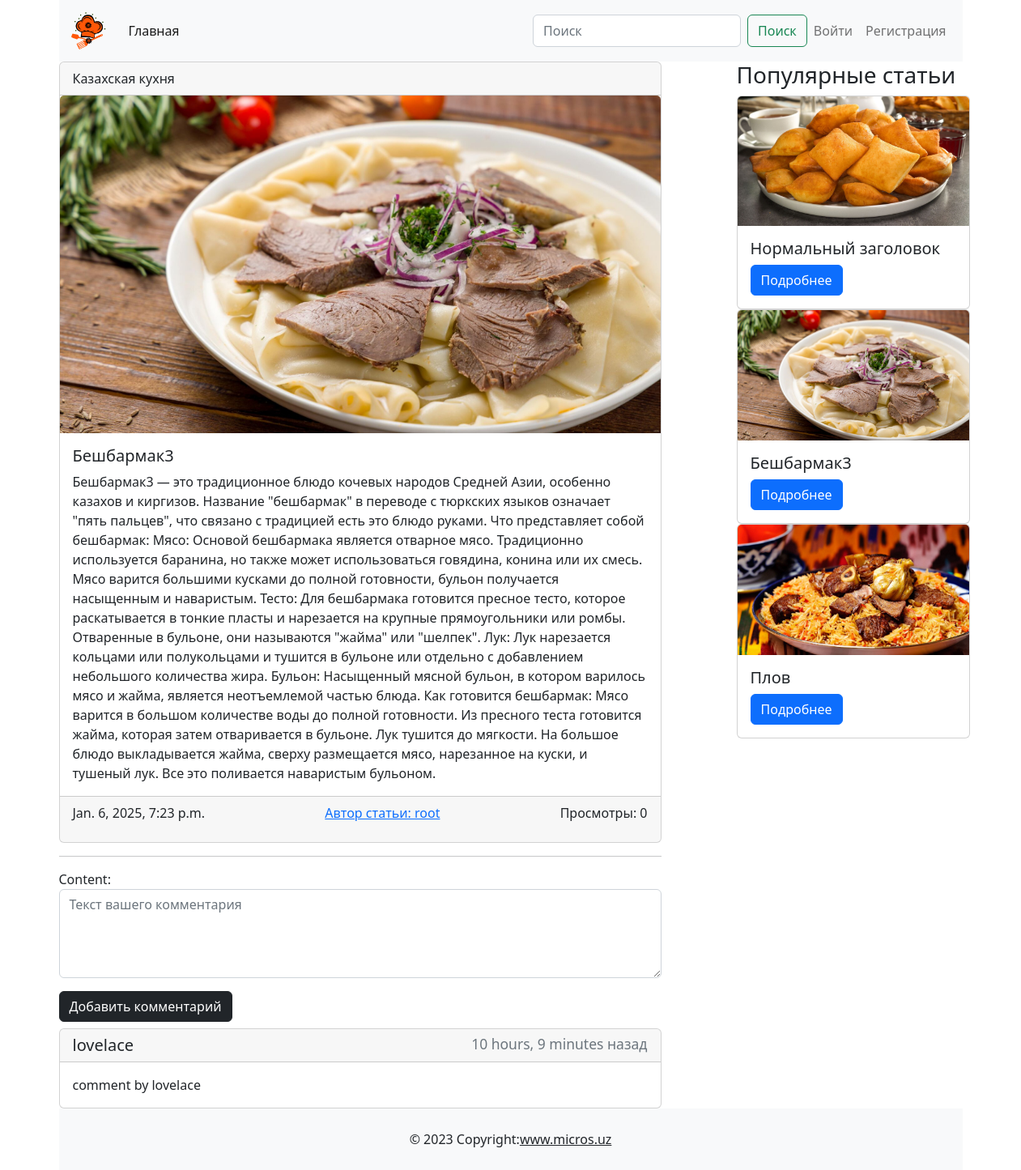
Before: /post/beshbarmak/ with the older database file.
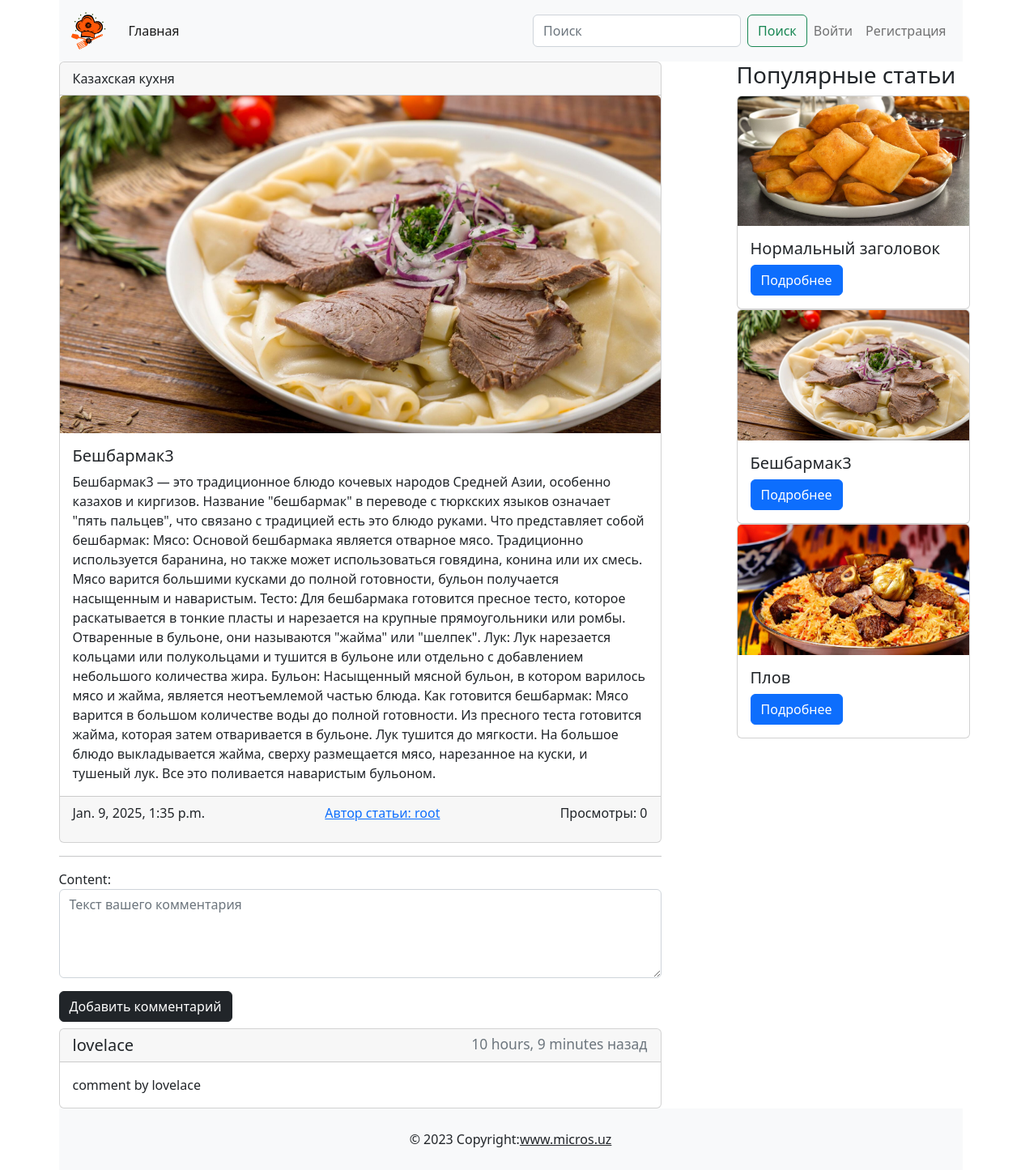
After: the same page with the newer database file.
### main/models.py (models this page shows, shortened)
class Post(models.Model):
    title = models.CharField(max_length=255, unique=True)
    slug = models.SlugField(max_length=255, unique=True)
    photo = models.ImageField(upload_to='photo/%y/%m/%d', blank=True, null=True)
    author = models.ForeignKey(CustomUser, on_delete=models.CASCADE, related_name='author_posts')
    category = models.ForeignKey('Category', on_delete=models.CASCADE, related_name='posts')
    content = models.TextField()
    created_at = models.DateTimeField(auto_now_add=True)
    updated_at = models.DateTimeField(auto_now=True)
    available = models.BooleanField(default=True)
    views = models.PositiveIntegerField(default=0)
    class Meta:
        ordering = ['-created_at']
        verbose_name = 'Post'
        verbose_name_plural = 'Posts'
    def get_absolute_url(self):
        return reverse("main:detail_page", kwargs={"post_slug": self.slug})

class Category(models.Model):
    name= models.CharField(max_length=100, unique=True)
    slug = models.SlugField(max_length=100, unique=True)

### users/models.py (models this page shows, shortened)
class CustomUser(AbstractUser):
    image = models.ImageField(upload_to='profile_images/%Y/%m/%d', blank=True, null=True)
    phonenumber = models.CharField(max_length=13, blank=True, null=True)
    address = models.CharField(max_length=100, blank=True, null=True)
    def __str__(self):
        return self.username

### main/views.py (the view)
# urls.py: path('post/<slug:post_slug>/', views.DetailPage.as_view(), name='detail_page'),
class DetailPage(DetailView):
    template_name = 'main/detail_page.html'
    model = Post
    context_object_name = 'post'
    slug_url_kwarg = 'post_slug'
    def get_context_data(self, **kwargs):
        context = super().get_context_data(**kwargs)
        context['title'] = 'Пост'
        context['popular_posts'] = Post.objects.filter(available=True).order_by('-views', '-created_at')[:5]
        current_post = get_object_or_404(Post, slug=self.kwargs.get('post_slug'))
        if self.request.user.is_authenticated:
            current_author_comments = list(self.request.user.comments_by_author.filter(post=current_post).order_by('-created_at'))
            other_comments = list(current_post.comments_for_posts.exclude(author=self.request.user).order_by('-created_at'))
            context['all_comments'] = current_author_comments + other_comments
        else:
            context['all_comments'] = current_post.comments_for_posts.order_by('-created_at')
        context['form'] = PostComments()
        return context
    def post(self, request, *args, **kwargs):
        if request.user.is_anonymous:
            messages.info(request, 'Для того чтобы оставить комментарий, войдите в свой аккаунт')
            current_url = request.build_absolute_uri()
            login_url = f"{reverse('users:login')}?{urlencode({'next': current_url})}"
            return redirect(login_url)
        current_post = get_object_or_404(Post, slug=self.kwargs.get('post_slug'))
        form = PostComments(request.POST)
        if form.is_valid():
            comment = form.save(commit=False)
            comment.post = current_post
            comment.author = request.user
            comment.save()
            return redirect('main:detail_page', post_slug=current_post.slug)
        context = self.get_context_data()
        context['form'] = form  # Возвращаем форму с ошибками
        return self.render_to_response(context)

### main/forms.py
class PostComments(forms.ModelForm):
    class Meta:
        model = Comment
        fields = ['content']
        widgets = {
            'content': forms.Textarea(attrs={
                'class': 'form-control',
                'placeholder': 'Текст вашего комментария',
                'rows': 4
            })
        }

### main/templates/main/detail_page.html (shortened to what this page needs)
{% extends "base.html" %}
        {% block content %}
            <div class="d-flex justify-content-between"><div class="col-8">
                <div class="card"><div class="card-header d-flex justify-content-between">{{post.category.name}}
                </div>
                    <img src="{% if post.photo %}{{post.photo.url}}{% else %}https://www.raumplus.ru/upload/iblock/99e/Skoro-zdes-budet-foto.jpg{% endif %}" class="card-img-top" width="300" alt=""><div class="card-body">
                    <h5 class="card-title">{{ post.title }}</h5>
                    <p class="card-text">
                        {{ post.content }}
                    </p>
                </div>
                    <div class="card-footer d-flex justify-content-between"><p class="card-text">{{ post.updated_at }}</p>
                        <a href="/profile/1">Автор статьи: {{post.author}}</a>
                        <p class="card-text">Просмотры: {{ post.views }}</p>
                    </div>
                </div>
                <hr>
                <form action="" method="post" , enctype="multipart/form-data">
                    {{ form.as_p }}
                    <button class="btn btn-dark" type="submit">Добавить комментарий</button>
                </form>
                {% for comment in all_comments %}
                    <div class="card mt-2">
                        <h5 class="card-header d-flex justify-content-between">
                            <span>{{ comment.author.username }}</span>
                            <span class="text-muted small">{{ comment.created_at|timesince }} назад</span>
                        </h5>
                        <div class="card-body d-flex justify-content-between">
                            <p class="card-text">{{ comment.content }}</p>
                        </div>
                    </div>
                {% endfor %}
            </div>
            <div class="col-1"></div>
            <div class="col-4">
                <h3>Популярные статьи</h3>
              {% for post in popular_posts %}
                <div class="card" style="width: 18rem;">
                    <img class="card-img-top" src={% if post.photo %}'{{post.photo.url}}'{% else %}"https://www.raumplus.ru/upload/iblock/99e/Skoro-zdes-budet-foto.jpg"{% endif %} width="200" alt="">
                    <div class="card-body"><h5 class="card-title">{{post.title}}</h5><a href="{{post.get_absolute_url}}" class="btn btn-primary">Подробнее</a></div>
                </div>
              {% endfor %}
            </div>
            </div>
        {% endblock content %}

Changed rows visible on the page:
changed Post "Бешбармак3": updated_at "Jan. 6, 2025, 7:23 p.m." → "Jan. 9, 2025, 1:35 p.m."
